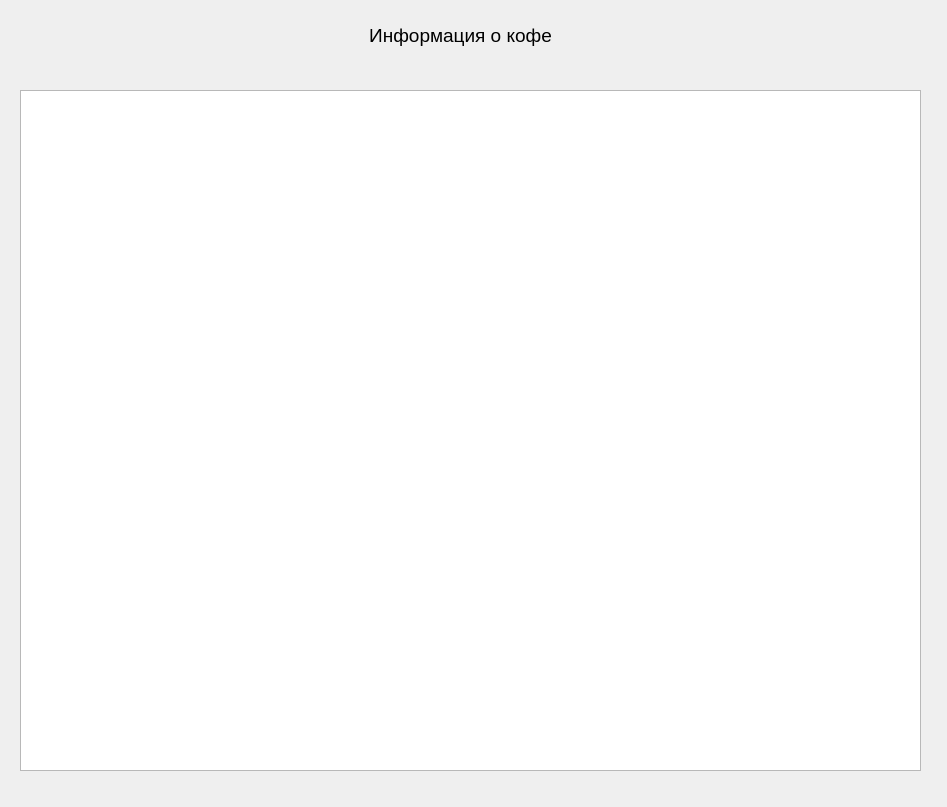
<?xml version="1.0" encoding="UTF-8"?>
<ui version="4.0">
 <class>Form</class>
 <widget class="QWidget" name="Form">
  <property name="geometry">
   <rect>
    <x>0</x>
    <y>0</y>
    <width>947</width>
    <height>807</height>
   </rect>
  </property>
  <property name="windowTitle">
   <string>Эспрессо</string>
  </property>
  <widget class="QLabel" name="title_label">
   <property name="geometry">
    <rect>
     <x>190</x>
     <y>20</y>
     <width>541</width>
     <height>31</height>
    </rect>
   </property>
   <property name="font">
    <font>
     <pointsize>14</pointsize>
    </font>
   </property>
   <property name="text">
    <string>Информация о кофе</string>
   </property>
   <property name="alignment">
    <set>Qt::AlignCenter</set>
   </property>
  </widget>
  <widget class="QTableWidget" name="tableWidget">
   <property name="geometry">
    <rect>
     <x>20</x>
     <y>90</y>
     <width>901</width>
     <height>681</height>
    </rect>
   </property>
  </widget>
 </widget>
 <resources/>
 <connections/>
</ui>
